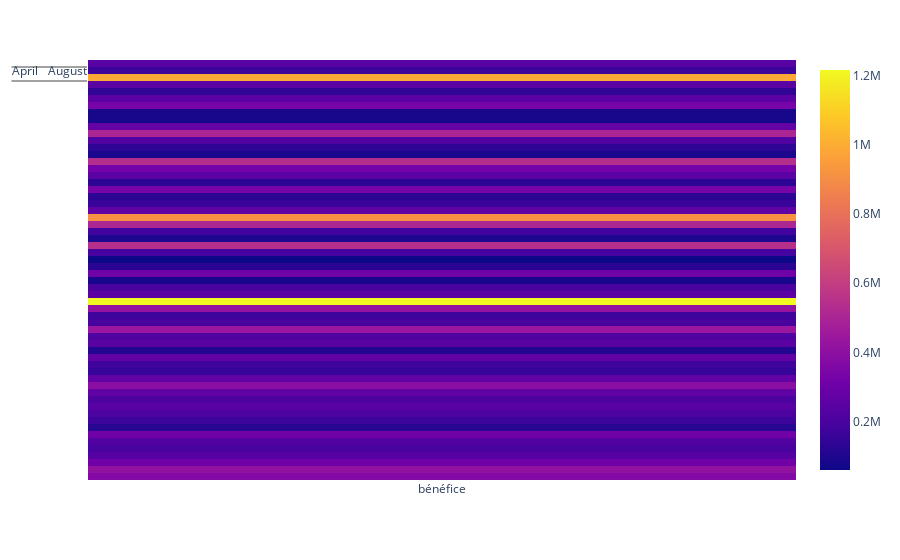

Notebook source saved alongside this figure:
### Code cell
fig_heatmap=px.imshow(df_heatmap)
fig_heatmap.update_traces(colorbar_orientation='h', selector=dict(type='heatmap'))
fig_heatmap

### Figure 1 — Plotly figure (JSON) as saved in the notebook; plotly's stock layout.template omitted (floating-point values rounded to 4 significant figures)
{"data": [{"coloraxis": "coloraxis", "colorbar": {"orientation": "h"}, "hovertemplate": "x: %{x}<br>y: %{y}<br>color: %{z}<extra></extra>", "name": "0", "type": "heatmap", "x": ["bénéfice"], "xaxis": "x", "y": [["Canada", "April"], ["Canada", "August"], ["Canada", "December"], ["Canada", "February"], ["Canada", "January"], ["Canada", "July"], ["Canada", "June"], ["Canada", "March"], ["Canada", "May"], ["Canada", "November"], ["Canada", "October"], ["Canada", "September"], ["France", "April"], ["France", "August"], ["France", "December"], ["France", "February"], ["France", "January"], ["France", "July"], ["France", "June"], ["France", "March"], ["France", "May"], ["France", "November"], ["France", "October"], ["France", "September"], ["Germany", "April"], ["Germany", "August"], ["Germany", "December"], ["Germany", "February"], ["Germany", "January"], ["Germany", "July"], ["Germany", "June"], ["Germany", "March"], ["Germany", "May"], ["Germany", "November"], ["Germany", "October"], ["Germany", "September"], ["Mexico", "April"], ["Mexico", "August"], ["Mexico", "December"], ["Mexico", "February"], ["Mexico", "January"], ["Mexico", "July"], ["Mexico", "June"], ["Mexico", "March"], ["Mexico", "May"], ["Mexico", "November"], ["Mexico", "October"], ["Mexico", "September"], ["United States of America", "April"], ["United States of America", "August"], ["United States of America", "December"], ["United States of America", "February"], ["United States of America", "January"], ["United States of America", "July"], ["United States of America", "June"], ["United States of America", "March"], ["United States of America", "May"], ["United States of America", "November"], ["United States of America", "October"], ["United States of America", "September"]], "yaxis": "y", "z": [[239700.0], [164900.0], [986700.0], [250500.0], [138800.0], [253000.0], [332900.0], [83900.0], [80500.0], [275600.0], [503300.0], [219400.0], [136500.0], [91660.0], [538700.0], [323200.0], [247500.0], [131700.0], [333500.0], [131500.0], [156500.0], [265200.0], [913400.0], [511800.0], [177400.0], [97090.0], [547200.0], [191700.0], [59910.0], [124500.0], [307900.0], [84850.0], [202718], [251500.0], [1217000.0], [418700.0], [171000.0], [193822], [440100.0], [215700.0], [250300.0], [106200.0], [271700.0], [173600.0], [154200.0], [270600.0], [391900.0], [268400.0], [205400.0], [243600.0], [204700.0], [167500.0], [117600.0], [308400.0], [227700.0], [196000.0], [234700.0], [307200.0], [414253], [368500.0]]}], "layout": {"coloraxis": {"colorscale": [[0, "#0d0887"], [0.1111, "#46039f"], [0.2222, "#7201a8"], [0.3333, "#9c179e"], [0.4444, "#bd3786"], [0.5556, "#d8576b"], [0.6667, "#ed7953"], [0.7778, "#fb9f3a"], [0.8889, "#fdca26"], [1, "#f0f921"]]}, "margin": {"t": 60}, "xaxis": {"anchor": "y", "constrain": "domain", "domain": [0, 1], "scaleanchor": "y"}, "yaxis": {"anchor": "x", "autorange": "reversed", "constrain": "domain", "domain": [0, 1]}}}
